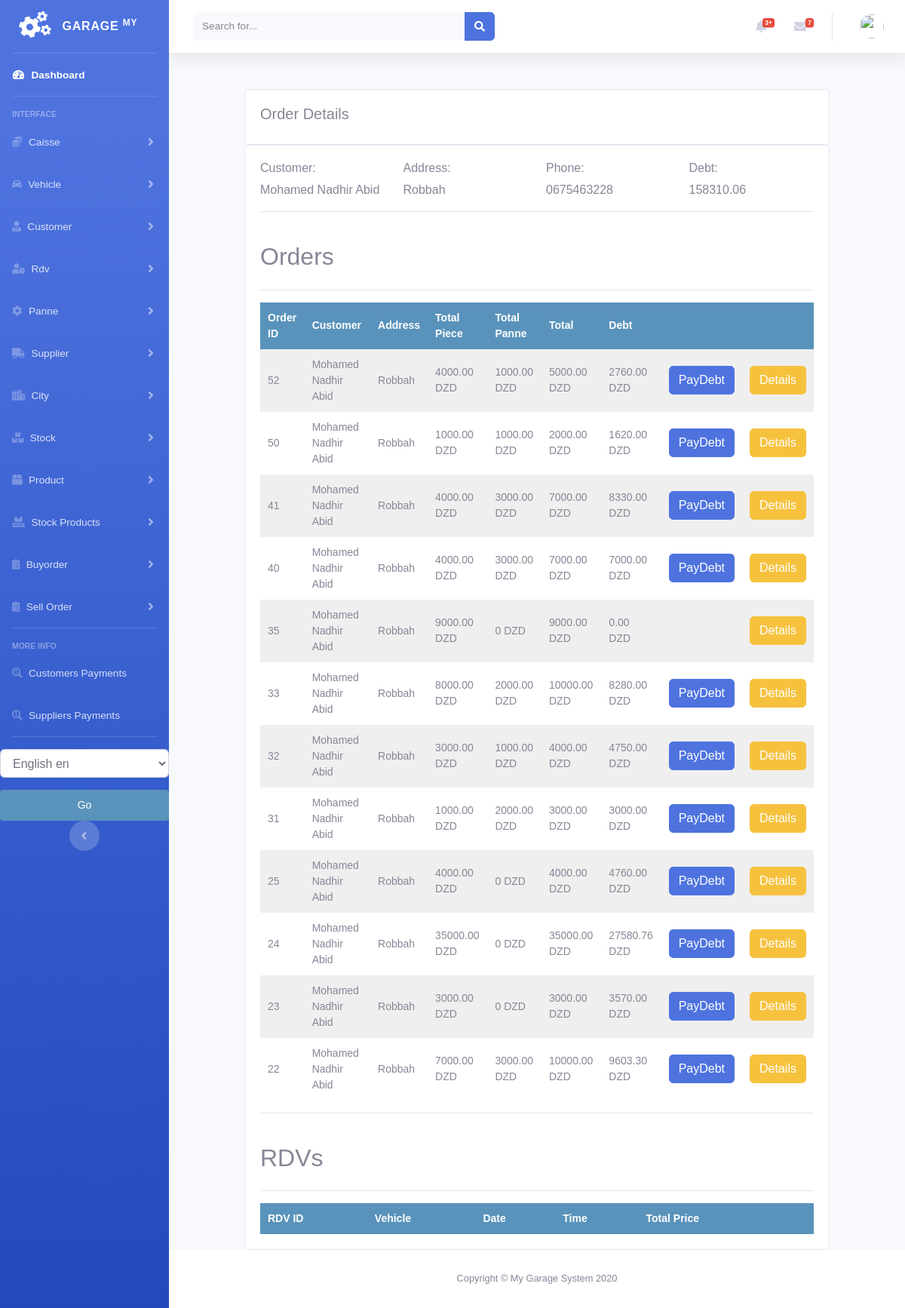
Page /customer/customer_detail/1 on the earlier database version.
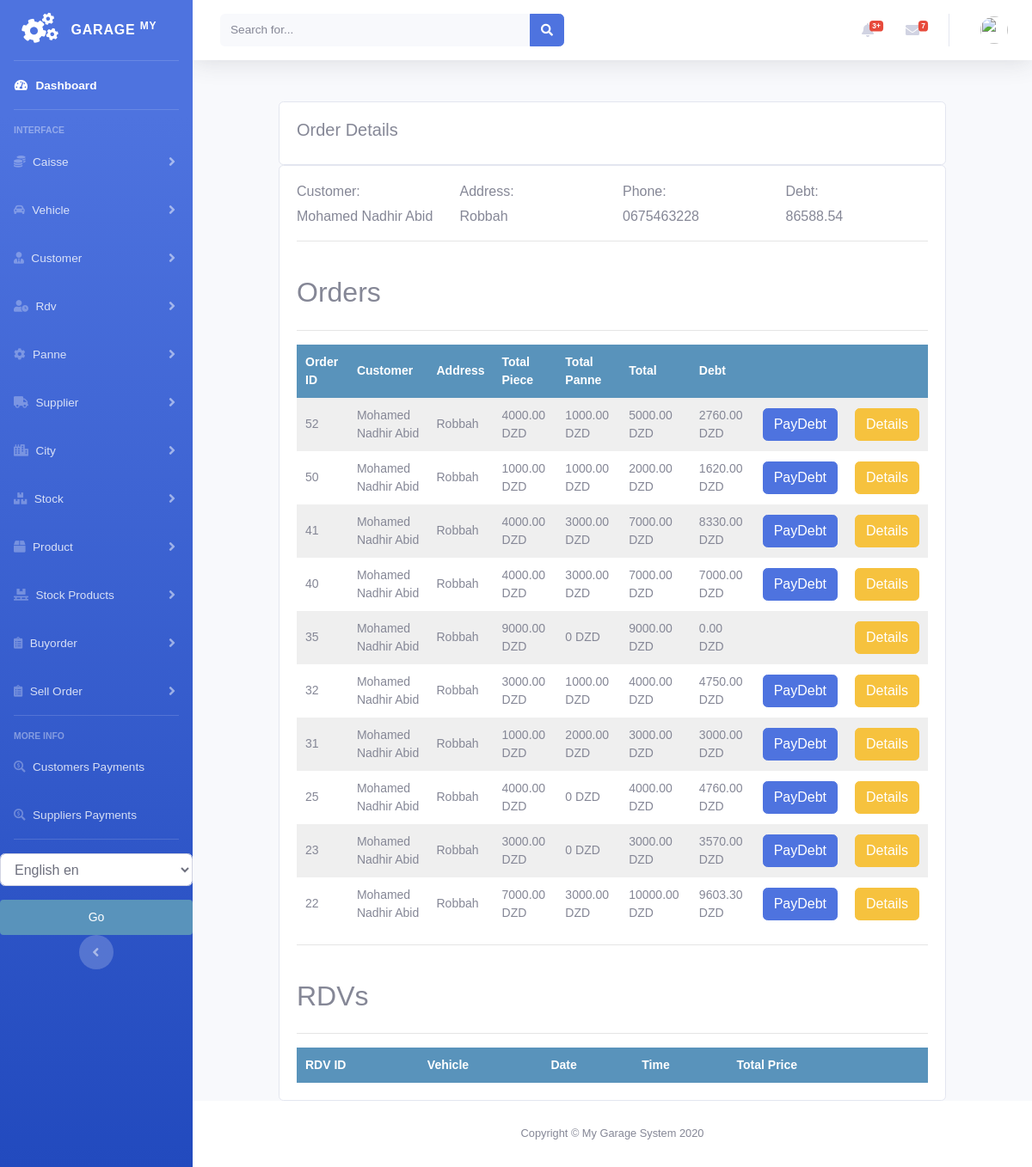
Same page on the later database version.
### customer/models.py (models this page shows, shortened)
class Customer(models.Model):
    firstname = models.CharField(max_length=250, null=True)
    lastname = models.CharField(max_length=250, null=True)
    address = models.CharField(max_length=200, null=True)
    phone = models.CharField(max_length=200, null=True)
    national_number = models.CharField(max_length=200, null=True)
    email = models.EmailField(null=True)
    date_created = models.DateTimeField(auto_now_add=True, null=True)
    date_joined = models.DateField(null=True)
    debt = models.DecimalField(max_digits=10, decimal_places=2, null=True, default=0)
    def __str__(self):
        return self.firstname + " " + self.lastname

### sellorder/models.py (models this page shows, shortened)
class Order(models.Model):
    customer = models.ForeignKey(Customer, on_delete=models.DO_NOTHING)
    vehicle = models.ForeignKey(Vehicle, on_delete=models.DO_NOTHING, null=True, blank=True)
    created = models.DateTimeField(auto_now_add=True)
    updated = models.DateTimeField(auto_now=True)
    debt = models.DecimalField(max_digits=10, decimal_places=2, null=True, blank=True, default=0)
    total_price = models.DecimalField(max_digits=10, decimal_places=2, null=True, blank=True, default=0)
    discount_amount = models.DecimalField(max_digits=10, decimal_places=2, null=True, blank=True, default=0)
    paid = models.BooleanField(default=False)
    order_tva = models.PositiveIntegerField(default=0)
    confirmed = models.BooleanField(default=False)
    order_date = models.DateField(null=True, blank=True)
    class Meta:
        ordering = ('-created',)
    def get_total_cost(self):
        return sum(item.get_cost() for item in self.items.all())
    def get_total_panne(self):
        return sum(item.get_cost() for item in self.pannes.all())
    def get_total_item_panne(self):
        return sum(item.get_cost() for item in self.pannes.all()) + sum(item.get_cost() for item in self.items.all())

class OrderItem(models.Model):
    order = models.ForeignKey(Order,
                              related_name='items',
                              on_delete=models.CASCADE)
    stockproduct = models.ForeignKey(StockProduct,
                                     related_name='order_item',
                                     on_delete=models.DO_NOTHING, null=True, blank=True)
    price = models.DecimalField(max_digits=10, decimal_places=2)
    quantity = models.PositiveIntegerField(default=1)
    def get_cost(self):
        return self.price * self.quantity

class PanneItem(models.Model):
    order = models.ForeignKey(Order,
                              related_name='pannes',
                              on_delete=models.CASCADE)
    panne = models.ForeignKey(Panne, related_name='order_panne',
                              on_delete=models.DO_NOTHING, null=True, blank=True)
    price = models.DecimalField(max_digits=10, decimal_places=2)
    def get_cost(self):
        return self.price

### customer/views.py (the view)
# urls.py: path('customer_detail/<str:pk>', views.customer_detail, name='customer_detail'),
def customer_detail(request, pk):
    customer = get_object_or_404(Customer, id=pk)
    orders = Order.objects.all().filter(customer=customer)
    rdvs = Rdv.objects.all().filter(customer=customer)
    context = {
        'customer': customer,
        'orders': orders,
        'rdvs': rdvs,
    }
    return render(request, 'customer/detail.html', context)

### customer/templates/customer/detail.html (shortened to what this page needs)
{% extends "home.html" %}
{% load static %}
{% block content %}
<br>
<div class="row">
    <div class="col-md">
        <div class="card card-body">
            <h5>Order Details</h5>
        </div>
    <div class="card card-body">
        <div class="row">
            <div class="col-md-3">
                    <h6>Customer: </h6>
                    <td>{{ customer.firstname }} {{ customer.lastname }}</td>
            </div>
            <div class="col-md-3">
                    <h6>Address: </h6>
                    <td>{{ customer.address }}</td>
            </div>
            <div class="col-md-3">
                    <h6>Phone: </h6>
                    <td>{{ customer.phone }}</td>
            </div>
            <div class="col-md-3">
                    <h6>Debt: </h6>
                    <td>{{ customer.debt }}</td>
            </div>
        </div>
        <hr>
        <br>
        <h2>Orders</h2>
        <hr>
        <table id="table_order">
            <thead class="thead-light">
            <tr>
                <th>Order ID</th>
                    <th>Customer</th>
                    <th>Address</th>
                    <th>Total Piece</th>
                    <th>Total Panne</th>
                    <th>Total</th>
                    <th>Debt</th>
                    <th></th>
                    <th></th>
            </tr>
            </thead>
            <tbody>
            {% for order in orders %}
            <tr>
                <td>{{order.id}}</td>
                    <td>{{order.customer}}</td>
                    <td>{{order.customer.address}}</td>
                    <td>{{order.get_total_cost}} DZD</td>
                    <td>{{order.get_total_panne}} DZD</td>
                    <td>{{order.get_total_item_panne}} DZD</td>
                    <td>{{order.debt}} DZD</td>
                    <td>
                        {% if order.debt > 0%}
                            <a class="btn btn-primary " href="{% url 'payments:create_customer_payment' order.id %}">PayDebt</a>
                        {% endif %}
                    </td>
                    <td>
                           <a class="btn btn-warning " href="{% url 'sellorder:sellorder_details' order.id %}">Details</a>
                    </td>
            </tr>
            {% endfor %}
            </tbody>
        </table>
        <hr>
        <br>
        <h2>RDVs</h2>
        <hr>
        <table id="table_rdv">
            <thead class="thead-light">
            <tr>
                <th>RDV ID</th>
                    <th>Vehicle</th>
                    <th>Date</th>
                    <th>Time</th>
                    <th>Total Price</th>
                    <th></th>
            </tr>
            </thead>
        </table>
    </div>
    </div>
</div>
{% endblock %}

Differences in the rows shown:
removed Order: id "33", customer "Mohamed Nadhir Abid", customer.address "Robbah", get_total_cost "8000.00", get_total_panne "2000.00", get_total_item_panne "10000.00", debt "8280.00", shows "PayDebt"
removed Order: id "24", customer "Mohamed Nadhir Abid", customer.address "Robbah", get_total_cost "35000.00", get_total_panne "0", get_total_item_panne "35000.00", debt "27580.76", shows "PayDebt"
changed Customer "Mohamed Nadhir": debt "158310.06" → "86588.54"
